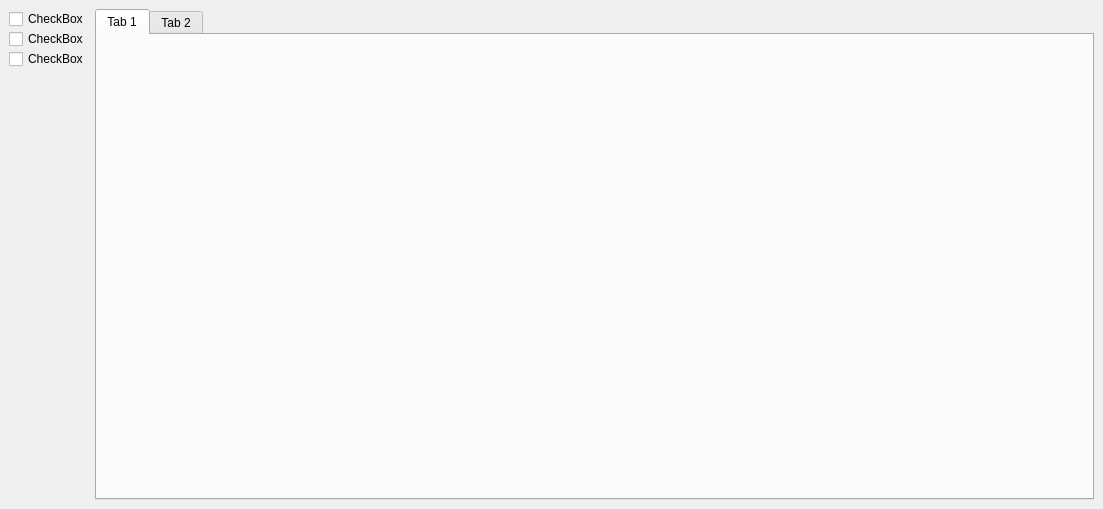
<?xml version="1.0" encoding="UTF-8"?>
<ui version="4.0">
 <class>MainWindow</class>
 <widget class="QMainWindow" name="MainWindow">
  <property name="geometry">
   <rect>
    <x>0</x>
    <y>0</y>
    <width>1103</width>
    <height>509</height>
   </rect>
  </property>
  <property name="windowTitle">
   <string>MainWindow</string>
  </property>
  <widget class="QWidget" name="centralwidget">
   <property name="enabled">
    <bool>true</bool>
   </property>
   <property name="sizePolicy">
    <sizepolicy hsizetype="Maximum" vsizetype="Maximum">
     <horstretch>0</horstretch>
     <verstretch>0</verstretch>
    </sizepolicy>
   </property>
   <property name="maximumSize">
    <size>
     <width>1122</width>
     <height>521</height>
    </size>
   </property>
   <layout class="QVBoxLayout" name="verticalLayout_5">
    <item>
     <layout class="QHBoxLayout" name="horizontalLayout_4">
      <item>
       <layout class="QVBoxLayout" name="verticalLayout_3" stretch="0,0,0,0">
        <property name="spacing">
         <number>0</number>
        </property>
        <property name="sizeConstraint">
         <enum>QLayout::SetMinAndMaxSize</enum>
        </property>
        <item>
         <widget class="QCheckBox" name="checkBox_2">
          <property name="sizePolicy">
           <sizepolicy hsizetype="Preferred" vsizetype="Preferred">
            <horstretch>0</horstretch>
            <verstretch>0</verstretch>
           </sizepolicy>
          </property>
          <property name="text">
           <string>CheckBox</string>
          </property>
         </widget>
        </item>
        <item>
         <widget class="QCheckBox" name="checkBox_3">
          <property name="sizePolicy">
           <sizepolicy hsizetype="Preferred" vsizetype="Preferred">
            <horstretch>0</horstretch>
            <verstretch>0</verstretch>
           </sizepolicy>
          </property>
          <property name="text">
           <string>CheckBox</string>
          </property>
         </widget>
        </item>
        <item>
         <widget class="QCheckBox" name="checkBox">
          <property name="sizePolicy">
           <sizepolicy hsizetype="Preferred" vsizetype="Preferred">
            <horstretch>0</horstretch>
            <verstretch>0</verstretch>
           </sizepolicy>
          </property>
          <property name="text">
           <string>CheckBox</string>
          </property>
         </widget>
        </item>
        <item>
         <spacer name="verticalSpacer">
          <property name="orientation">
           <enum>Qt::Vertical</enum>
          </property>
          <property name="sizeHint" stdset="0">
           <size>
            <width>20</width>
            <height>40</height>
           </size>
          </property>
         </spacer>
        </item>
       </layout>
      </item>
      <item>
       <widget class="QTabWidget" name="tabWidget">
        <property name="currentIndex">
         <number>0</number>
        </property>
        <widget class="QWidget" name="tab_3">
         <property name="sizePolicy">
          <sizepolicy hsizetype="Maximum" vsizetype="Maximum">
           <horstretch>0</horstretch>
           <verstretch>0</verstretch>
          </sizepolicy>
         </property>
         <attribute name="title">
          <string>Tab 1</string>
         </attribute>
        </widget>
        <widget class="QWidget" name="tab_4">
         <attribute name="title">
          <string>Tab 2</string>
         </attribute>
        </widget>
       </widget>
      </item>
     </layout>
    </item>
   </layout>
  </widget>
 </widget>
 <resources/>
 <connections/>
</ui>
